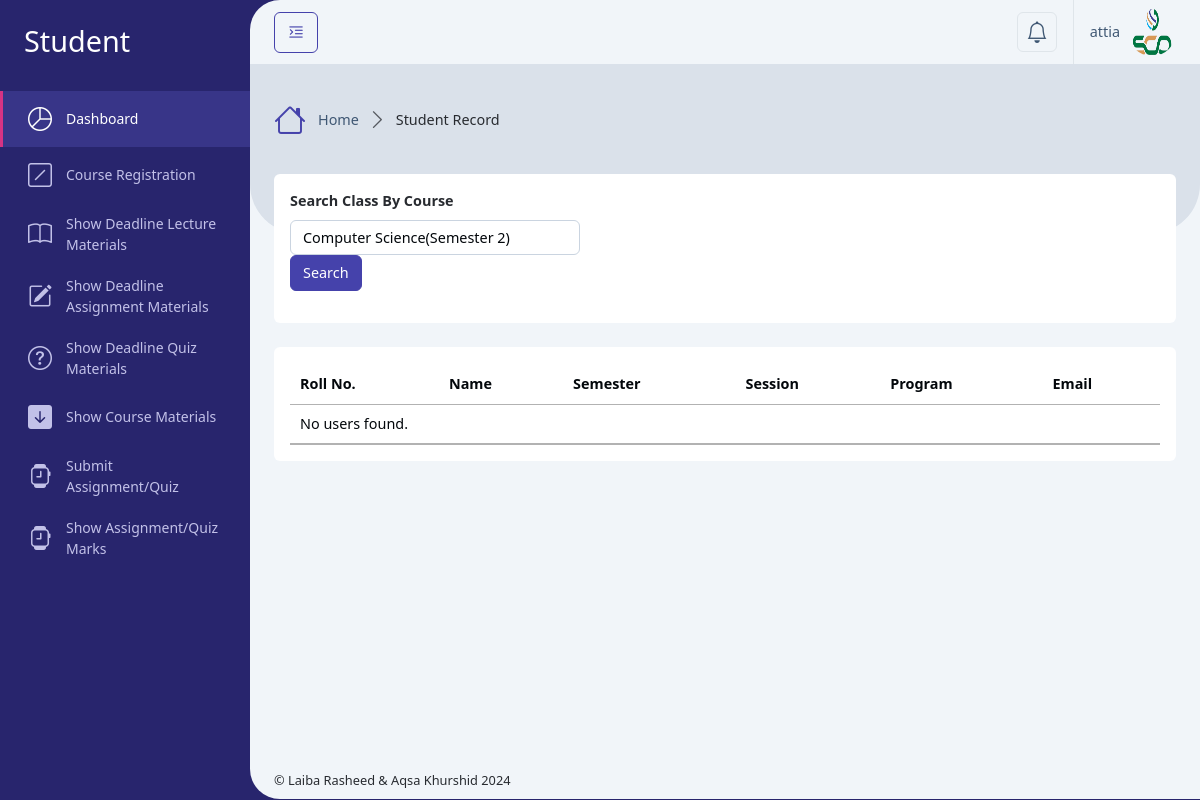
The app's page /Administrator/students_record.php (signed in) with its own data.
### tables this page shows
CREATE TABLE `users` (
  `id` int(11) NOT NULL,
  `username` varchar(50) NOT NULL,
  `email` varchar(100) NOT NULL,
  `address` varchar(255) DEFAULT NULL,
  `phone` varchar(20) DEFAULT NULL,
  `department` varchar(255) DEFAULT NULL,
  `student_semester` varchar(100) DEFAULT NULL,
  `student_session` varchar(100) DEFAULT NULL,
  `student_program` varchar(100) DEFAULT NULL,
  `instructor_education` varchar(255) DEFAULT NULL,
  `profile_photo` varchar(256) DEFAULT NULL,
  `password` varchar(255) NOT NULL,
  `role_id` int(11) NOT NULL,
  `isActive` tinyint(2) DEFAULT 0,
  `created_at` timestamp NOT NULL DEFAULT current_timestamp()
);

### Administrator/students_record.php (called while the page is built, shortened)
<?php
    require '../Database/config.php';
    $user = getUserData($_SESSION['user_id']);
    $sql = "SELECT course_instructor_assigned.*, courses.name AS course_name, courses.program AS course_program, courses.semester AS course_semester, courses.id AS course_id
            FROM course_instructor_assigned
            JOIN courses ON course_instructor_assigned.course_id = courses.id";
    $stmt = $conn->prepare($sql);
    $stmt->execute();
    $course_result = $stmt->get_result();
    $result = null;
    include '../setting/_Layout.php';
?>

### Database/config.php (called while the page is built, shortened)
<?php
    $servername = "localhost";
    $username = "root";
    $password = "";
    $dbname = "course_ms";
    $conn = new mysqli($servername, $username, $password, $dbname);
    function getUserData($user_id) {
        global $conn;
        $stmt = $conn->prepare("SELECT * FROM users WHERE id = ?");
        $stmt->bind_param("i", $user_id);
        $stmt->execute();
        $result = $stmt->get_result();
        return $result->fetch_assoc();
    }
?>

### Administrator/students_record_content.php (the view, shortened to what this page needs)
<form method="POST" action="students_record.php">
    <div class="row">
        <div class="col-xxl-12">
            <div class="card mb-4">
                <div class="card-body mb-3">
                    <div class="col-md-4">
                        <label for="createCourseId" class="form-label">Search Class By Course</label>
                        <select class="form-control" id="createCourseId" name="course_id" required>
                            <?php
                            while ($course = $course_result->fetch_assoc()) {
                                echo "<option value=\"" . htmlspecialchars($course['course_id']) . "\">" . htmlspecialchars($course['course_name']) . "(" . htmlspecialchars($course['course_semester']). ")" . "</option>";
                            }
                            ?>
                        </select>
                    </div>
                    <button type="submit" class="btn btn-primary">Search</button>
                </div>
            </div>
        </div>
    </div>
</form>
<div class="row">
    <div class="col-xxl-12">
        <div class="card mb-4">
            <div class="card-body">
                <div class="table-responsive">
                    <table id="example" class="table align-middle table-hover m-0 display nowrap" style="width:100%">
                        <thead>
                            <tr>
                                <th scope="col">Roll No.</th>
                                <th scope="col">Name</th>
                                <th scope="col">Semester</th>
                                <th scope="col">Session</th>
                                <th scope="col">Program</th>
                                <th scope="col">Email</th>
                            </tr>
                        </thead>
                        <tbody>
                            <?php
                            if ($result && $result->num_rows > 0) {
                                while ($row = $result->fetch_assoc()) {
                            ?>
                                    <tr>
                                        <td><?php echo htmlspecialchars($row['user_id']); ?></td>
                                        <td><?php echo htmlspecialchars($row['username']); ?></td>
                                        <td><?php echo htmlspecialchars($row['student_semester']); ?></td>
                                        <td><?php echo htmlspecialchars($row['student_session']); ?></td>
                                        <td><?php echo htmlspecialchars($row['course_program']); ?></td>
                                        <td><?php echo htmlspecialchars($row['email']); ?></td>
                                    </tr>
                                <?php
                                }
                            } else {
                                ?>
                                <tr>
                                    <td colspan="7">No users found.</td>
                                </tr>
                            <?php
                            }
                            ?>
                        </tbody>
                    </table>
                </div>
            </div>
        </div>
    </div>
</div>

### setting/_Header.php (shortened to what this page needs)
<div class="app-header d-flex align-items-center">
    <div class="d-flex">
        <button class="btn btn-outline-primary me-2 pin-sidebar" id="pin-sidebar">
            <i class="bi bi-text-indent-left fs-5"></i>
        </button>
    </div>
    <div class="header-actions">
        <div class="dropdown ms-2">
            <a class="dropdown-toggle d-flex p-2 border rounded-2" href="#!" role="button" data-bs-toggle="dropdown"
                aria-expanded="false">
                <i class="bi bi-bell fs-4 lh-1"></i>
            </a>
        </div>
        <div class="dropdown ms-3">
            <a id="userSettings" class="dropdown-toggle d-flex py-2 align-items-center ps-3 border-start" href="#!"
                role="button" data-bs-toggle="dropdown" aria-expanded="false">
                <span class="d-none d-md-block me-2"><?php echo htmlspecialchars($user['username']); ?></span>
                <img src="../assets/uploads/<?php echo htmlspecialchars($user['profile_photo']); ?>" class="rounded-circle img-3x" alt="Bootstrap Gallery" />
            </a>
        </div>
    </div>
</div>

### records on screen
users: username "attia", profile_photo (picture)

### other values on screen
$roleTitle "Student"
$title "Student Record"
form field course_id "Computer Science(Semester 2)"
